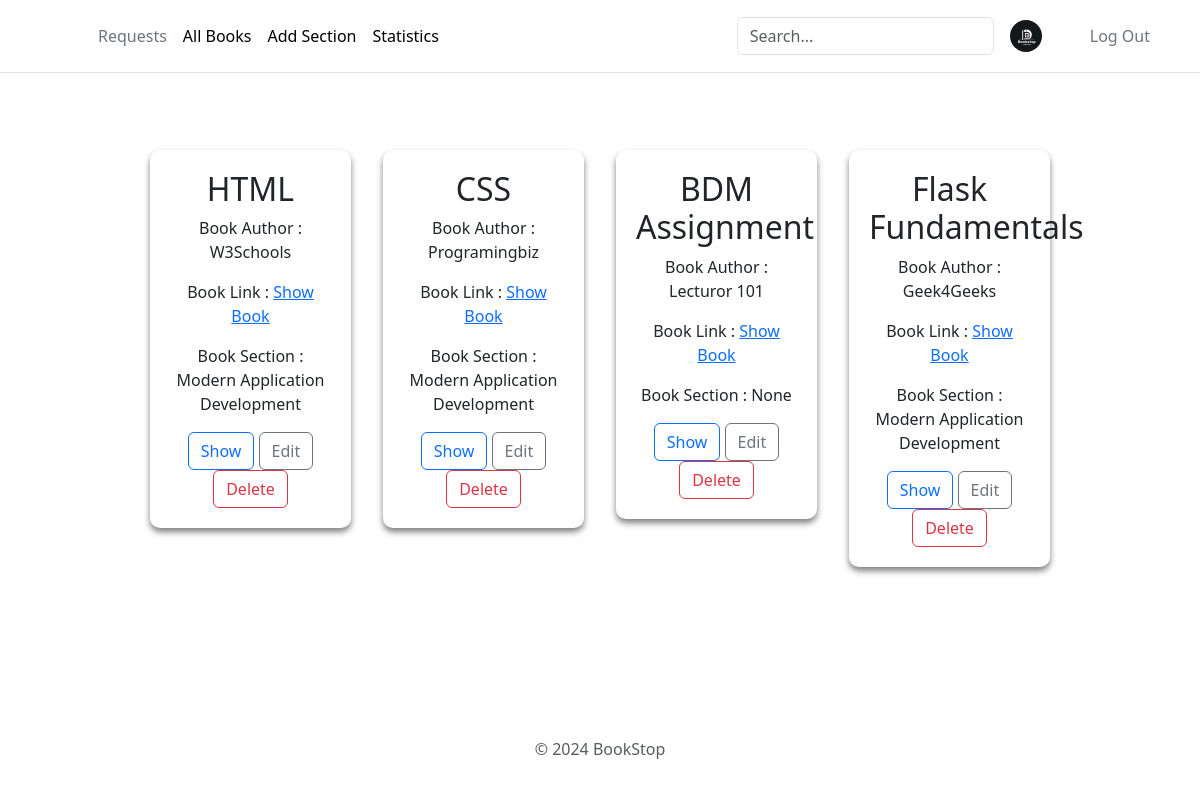
Page /showBooks (signed in) on the committed database.
### app/models.py (models this page shows)
class Books(db.Model):
    __tablename__ = 'books'
    BookId = db.Column(db.Integer, autoincrement=True, primary_key=True)
    SectionId = db.Column(db.Integer, db.ForeignKey('section.SectionId'), nullable=False)
    Title = db.Column(db.String(50), nullable=False)
    Author = db.Column(db.String(50), nullable=False)
    Content = db.Column(db.Text)
    ImageLink = db.Column(db.String(255))

### app/routes.py (the view)
@app.route("/showBooks", methods = ["GET","POST"])
def showBooks():
    if 'admin_id' not in session:
        return redirect(url_for('librarianLogin'))
    if request.method == 'POST':
        data = request.form.to_dict()
        f = request.files['file']
        new_filename = (data['Book-Title']+"_"+data['Author']+".pdf").replace(" ","_")
        file_path = os.path.join("books", new_filename)
        f.save(file_path)
        books = Books(SectionId = data['book_section'],Title=data['Book-Title'],Author=data['Author'],Content=data['Content'], ImageLink=new_filename)
        db.session.add(books)
        db.session.commit()
        bookSec = BookSection.query.all()
        return render_template("showBooks.html", books=bookSec)
    else:
        bookSec = BookSection.query.all()
        return render_template("showBooks.html", books=bookSec)

### app/templates/showBooks.html (shortened to what this page needs)
<!DOCTYPE html>
<html lang="en">
  <head>
    <link rel="stylesheet" href="/static/add-section.css" />
    {% include 'bootstrap.html' %}
  </head>
  <body>
    <div>
      {% include 'headerAdmin.html' %}
      <div>
        <div class="main-container">
          {% for book in books %}
          <div class="section-container" id="1">
            <h2>{{book.Books_Title}}</h2>
            <p>Book Author : {{book.Books_Author}}</p>
            <p>
              Book Link :
              <a
                href="{{ url_for('download_book', filename=book.Books_ImageLink) }}"
                >Show Book</a
              >
            </p>
            <div>
              <p>Book Section : {{book.Section_Title}}</p>
            </div>
            <button
              type="button"
              id="showBook{{book.BookId}}"
              class="btn btn-outline-primary"
            >
              Show
            </button>
            <button
              type="button"
              id="editBooks{{book.Books_BookId}}"
              class="btn btn-outline-secondary"
            >
              Edit
            </button>
            <form
              action="{{ url_for('deleteBook', bookId=book.Books_BookId) }}"
              method="post"
              style="display: inline"
            >
              <button type="submit" class="btn btn-outline-danger">
                Delete
              </button>
            </form>
          </div>
          {% endfor %}
        </div>
        {% include 'footer.html' %}
      </div>
    </div>
  </body>
</html>

### app/static/add-section.css (style rules this page uses)
body { background-color: #2d2a2e; margin: 0; }
.main-container { display: flex; flex-wrap: wrap; padding: 130px; align-items: flex-start; gap: 2em; margin: 20px; }
.section-container { background-color: rgba(255, 255, 255, 0.1); backdrop-filter: blur(10px); border-radius: 10px; padding: 20px 20px; box-shadow: 0 4px 6px rgba(0, 0, 0, 0.5); text-align: center; width: 20%; flex-grow: 1; }

### rows in the picture
Books: Books_Title "HTML", Books_Author "W3Schools", Section_Title "Modern Application Development"
Books: Books_Title "CSS", Books_Author "Programingbiz", Section_Title "Modern Application Development"
Books: Books_Title "BDM Assignment", Books_Author "Lecturor 101", Section_Title "None"
Books: Books_Title "Flask Fundamentals", Books_Author "Geek4Geeks", Section_Title "Modern Application Development"
